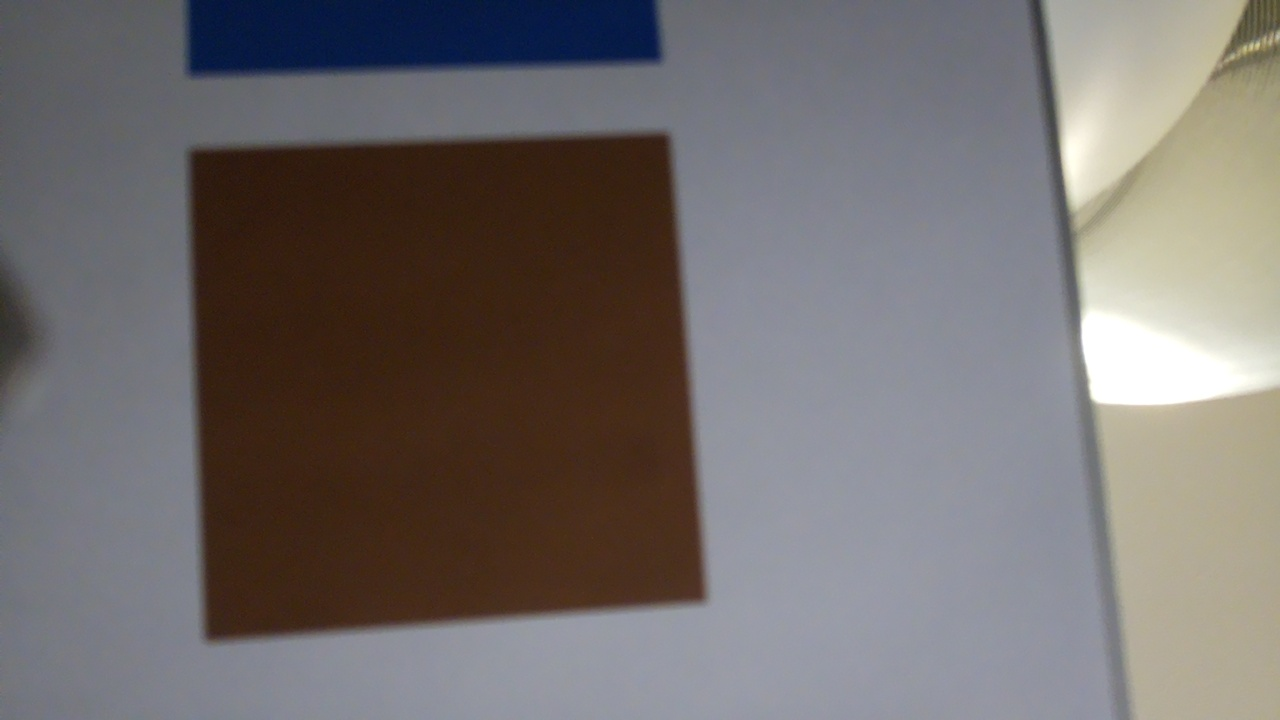
#> input picture Imagen_capturada_9.jpg, 1280 x 720 px
$ python -i password.py   (imports and definitions only)
#> lines starting #> are read from the running program, lines starting #| are printed output that depends on the picture; after the words box and inside, x2 and y2 are one past the last pixel; in counts of white or black regions, pixels touching at a corner belong together
import cv2
import numpy as np
from picamera2 import Picamera2
import os

def detect_color(light_color, dark_color, hsv_img):

    mask = cv2.inRange(hsv_img,light_color,dark_color)
    segmented = cv2.bitwise_and(hsv_img,hsv_img,mask=mask)
    segmented_gray = cv2.cvtColor(segmented, cv2.COLOR_BGR2GRAY)


    kernel = cv2.getStructuringElement(cv2.MORPH_RECT, (3, 3))  # Tamaño del kernel puede ajustarse
    eroded = cv2.erode(segmented_gray, kernel, iterations=6)  # Ajustar las iteraciones según necesidad

    contours,_ = cv2.findContours(eroded.copy(),cv2.RETR_LIST,cv2.CHAIN_APPROX_SIMPLE)

    for contour in contours:
        corners = cv2.approxPolyDP(
            contour, 0.01 * cv2.arcLength(contour, True), True
        )

        if len(corners) == 4:
            return True

    return False


def detect_figures(img):
    """
    Detects predefined figures in the given image.
    """
    hsv_img = cv2.cvtColor(img, cv2.COLOR_BGR2HSV)

    # Define HSV color ranges for detection
    color_ranges = {
        "yellow": {"light": (19, 85, 96), "dark": (47, 255, 255)},
        "green": {"light": (35, 50, 70), "dark": (85, 255, 255)},
        "blue": {"light": (75, 67, 73), "dark": (145, 255, 177)},
        "brown": {"light": (0, 40, 30), "dark": (28, 231, 100)}
    }

    for color, ranges in color_ranges.items():
        if detect_color(ranges["light"], ranges["dark"], hsv_img):
            return color
    return None


def state_machine(picam):
    """
    State machine that processes the sequence of color detection.
    The correct sequence is: Yellow -> Green -> Blue -> Brown.
    """
    state_sequence = ["brown","yellow", "green", "blue"]
    current_state = 0  # Start with the first color (yellow)

    while True:
        frame = picam.capture_array()
        cv2.imshow("picam", frame)

        if cv2.waitKey(1) & 0xFF == ord('q'):
            print("CAPTURAMOS")
            # Captura 5 frames consecutivos
            frames = []
            for _ in range(5):
                frame = picam.capture_array()
                frames.append(frame)

            # Verifica si al menos 3 de los 5 frames contienen el color esperado
            correct_count = 0
            for f in frames:
                detected_color = detect_figures(f)
                if detected_color == state_sequence[current_state]:
                    correct_count += 1

            # Si se detectan al menos 3 frames correctos, avanzar al siguiente estado
            if correct_count >= 3:
                print(f"Correct! Detected {state_sequence[current_state]}.")
                current_state += 1
                if current_state == len(state_sequence):
                    print("Password correct! Unlocked.")
                    break  # Se desbloqueó, termina el proceso
            else:
                print(f"Incorrect detection. Going back to the first state.")
                current_state = 0  # Si no se detecta correctamente, reinicia al primer color

        # Espera 1ms para continuar con el siguiente ciclo
        cv2.waitKey(1)

# [8 lines not run here, left out]

>>> import cv2
>>> picture = cv2.imread('../Imagen_capturada_9.jpg')
#> picture is the input picture: shape (720, 1280, 3); mean B, G, R 109.2, 110.1, 115.3
>>> result = detect_figures(picture)
#> in detect_figures, `hsv_img = cv2.cvtColor(img, cv2.COLOR_BGR2HSV)`: hsv_img: shape (720, 1280, 3); mean H, S, V 73.1, 67.2, 123.4
#> the loop in detect_figures, `for color, ranges in color_ranges.items():` made 4 passes
#> pass 1, in detect_color, `mask = cv2.inRange(hsv_img,light_color,dark_color)`:
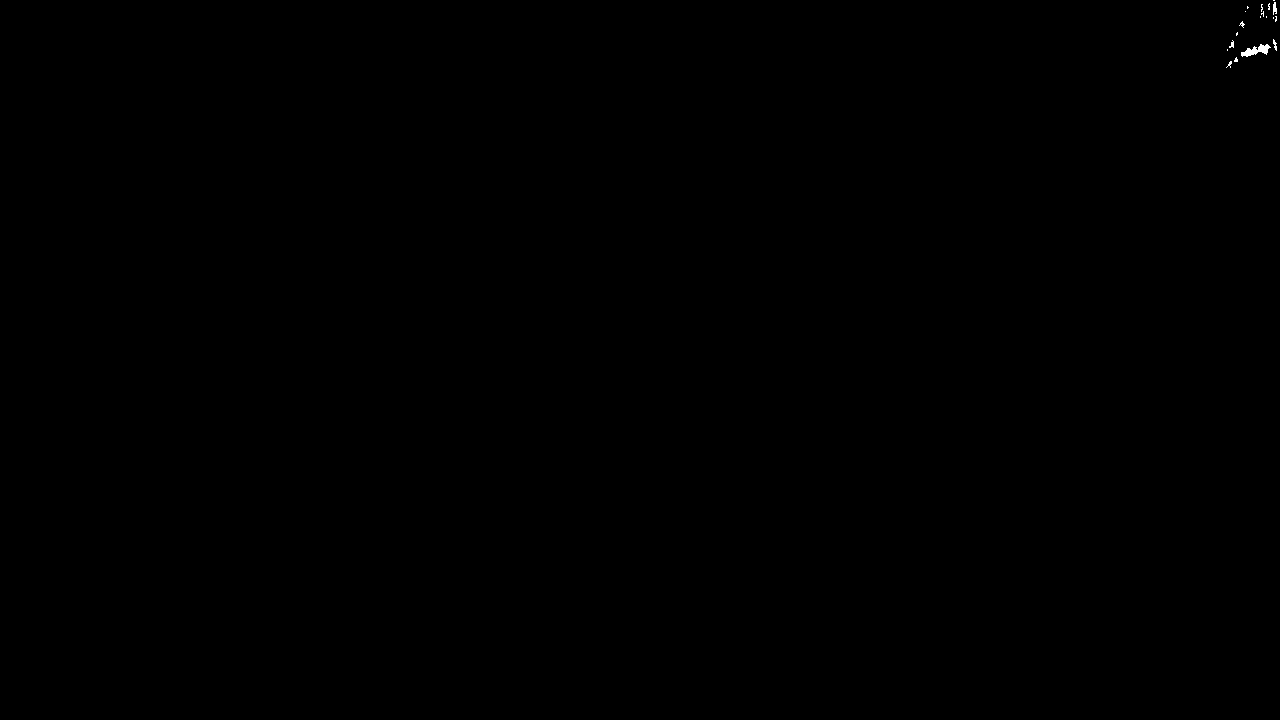
#> mask: shape (720, 1280); 0.04% white; 19 white regions (15 under 20 px), largest, box (x1, y1, x2, y2) and area: (1241, 44, 1271, 57) 192, (1273, 2, 1277, 15) 38, (1273, 39, 1277, 51) 26, (1229, 40, 1234, 48) 22
#> result = 'brown'
